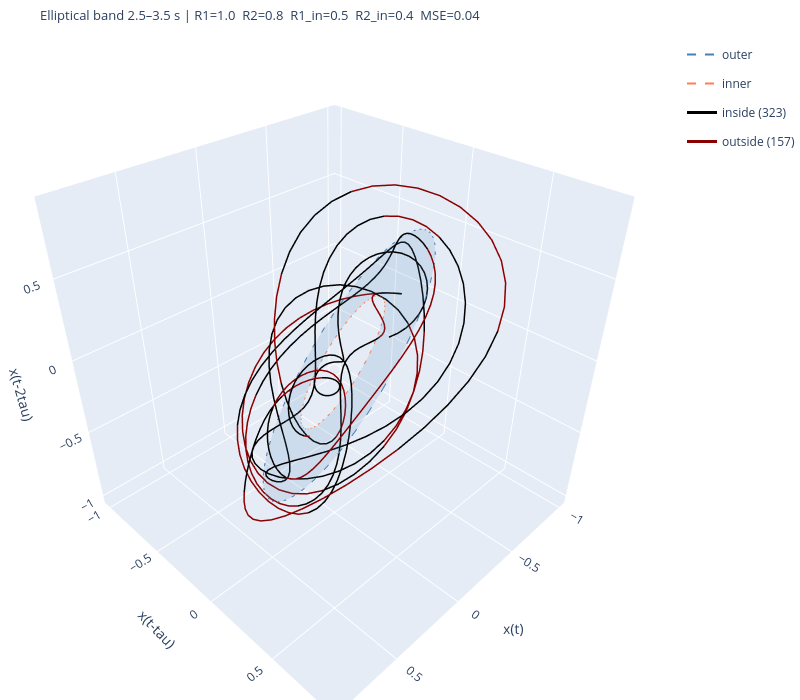

Notebook cell for this chart:
### Code cell
plot_one_torus_fit(torus_sweep[50])
